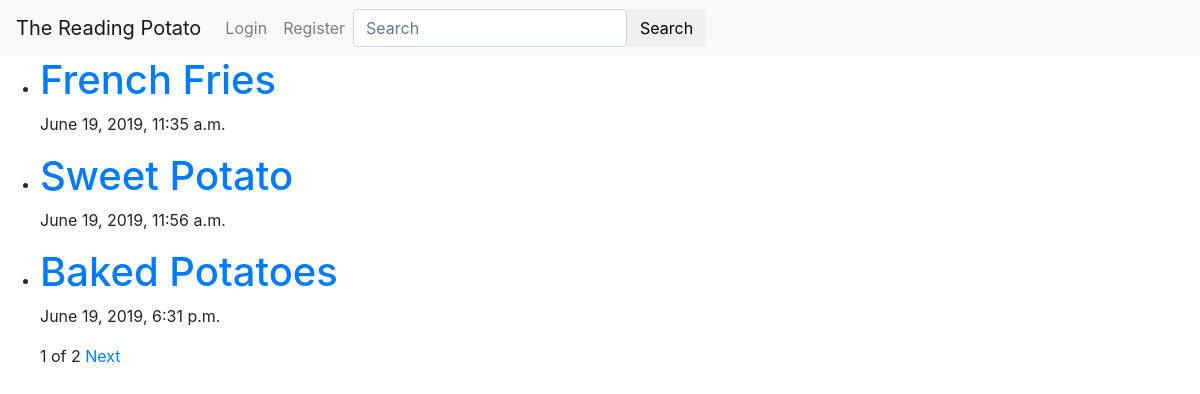
Screenshot of /main/articles/ with the database file from the repository.
### main/models.py (models this page shows, shortened)
class Article(models.Model):
	title = models.CharField(max_length=250)
	content = models.TextField()
	author = models.ForeignKey(User, on_delete=models.CASCADE, related_name="articles")
	created_on = models.DateTimeField(auto_now_add=True)
	last_update = models.DateTimeField(auto_now=True)
	slug = models.SlugField(blank=True)

### main/views.py (the view)
# urls.py: path('articles/', views.articles_list, name="articles-list"),
def articles_list(request):
	articles = Article.objects.all()
	query = request.GET.get("q")
	if query:
		articles = articles.filter(title__icontains=query)
	paginator = Paginator(articles, 3) # Show 3 articles per page
	page_number = request.GET.get('page')
	try:
		articles = paginator.page(page_number)
	except PageNotAnInteger:
		articles = paginator.page(1)
	except EmptyPage:
		articles = paginator.page(paginator.num_pages)
	context = {
		"articles" : articles,
	}
	return render(request, "articles_list.html", context)

### main/templates/articles_list.html (shortened to what this page needs)
{% extends "base.html" %}
{% block content %}
	<ul>
	{% for article in articles %}
		<li>
		 	<a href="{% url 'main:article-details' article.slug %}">
            	<h1>{{article.title}}</h1>
            </a>
            <p>{{article.created_on}}</p>
        </li>
	{%	endfor	%}
		<div class="pagination">
		    <span class="step-links">
		        <span class="current">
		             {{ articles.number }} of {{ articles.paginator.num_pages }}
		        </span>
		        {% if articles.has_next %}
		            <a href="?page={{ articles.next_page_number }}">Next</a>
		        {% endif %}
		    </span>
		</div>
	</ul>
{% endblock content%}

### rows the page displays
Article: title "French Fries", created_on "June 19, 2019, 11:35 a.m."
Article: title "Sweet Potato", created_on "June 19, 2019, 11:56 a.m."
Article: title "Baked Potatoes", created_on "June 19, 2019, 6:31 p.m."

### other values shown
{{ articles.number }} "1"
{{ articles.paginator.num_pages }} "2"
